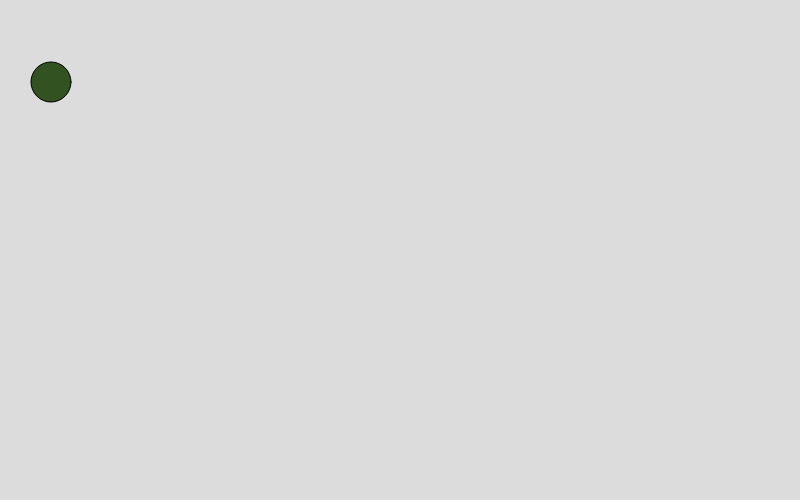
Frame 1 (no input)
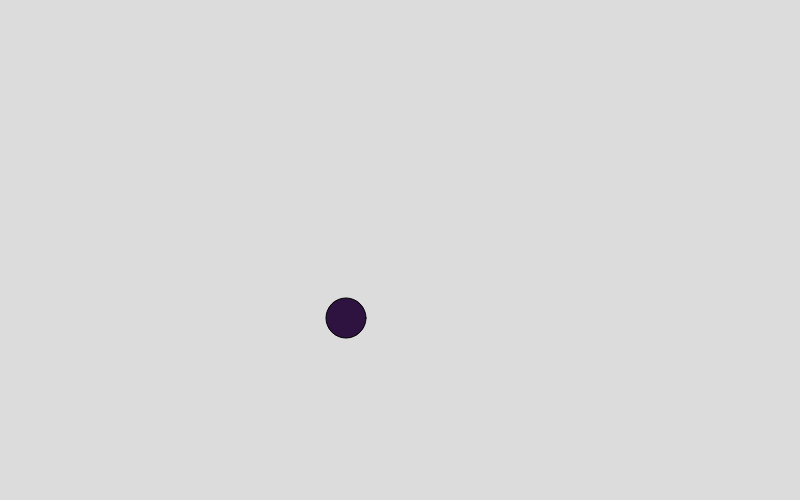
Frame 60 (no input)
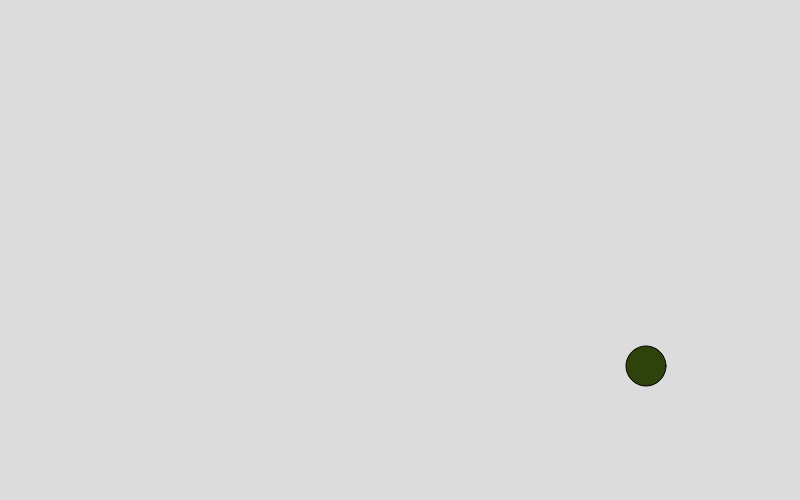
Frame 120 (the mouse pressed at the canvas centre since frame 60)

The p5.js sketch that drew these frames (run headless with seeded random() and noise() and a simulated clock; from frame 60 on, the mouse is pressed at the canvas centre):

// p5.js sketch
// ── sketch.js
var x = 46;
var y = 78;

//setting r = 100 doesn't work: why?
var r = 40;
var speedx = 5;
var speedy = 4;
var dirx = 1;
var diry = 1;

function setup() {
  createCanvas(800, 500);
    background(220);
    
    ellipse(x,y,r,r);
}

function draw(){
    background(220);
    x = x+speedx*dirx;
    y = y+speedy*diry;
//    r = 40+10*sin(x*0.03);
    
    if (x > 800-r | x < 0 + r){
        dirx = dirx * -1;
    }
    if (y > 500-r | y < 0 + r){
        diry = diry * -1;
    }
    
    fill(x%100,y%100,(x+y)%100);
    
    ellipse(x,y,r,r);
    
}
